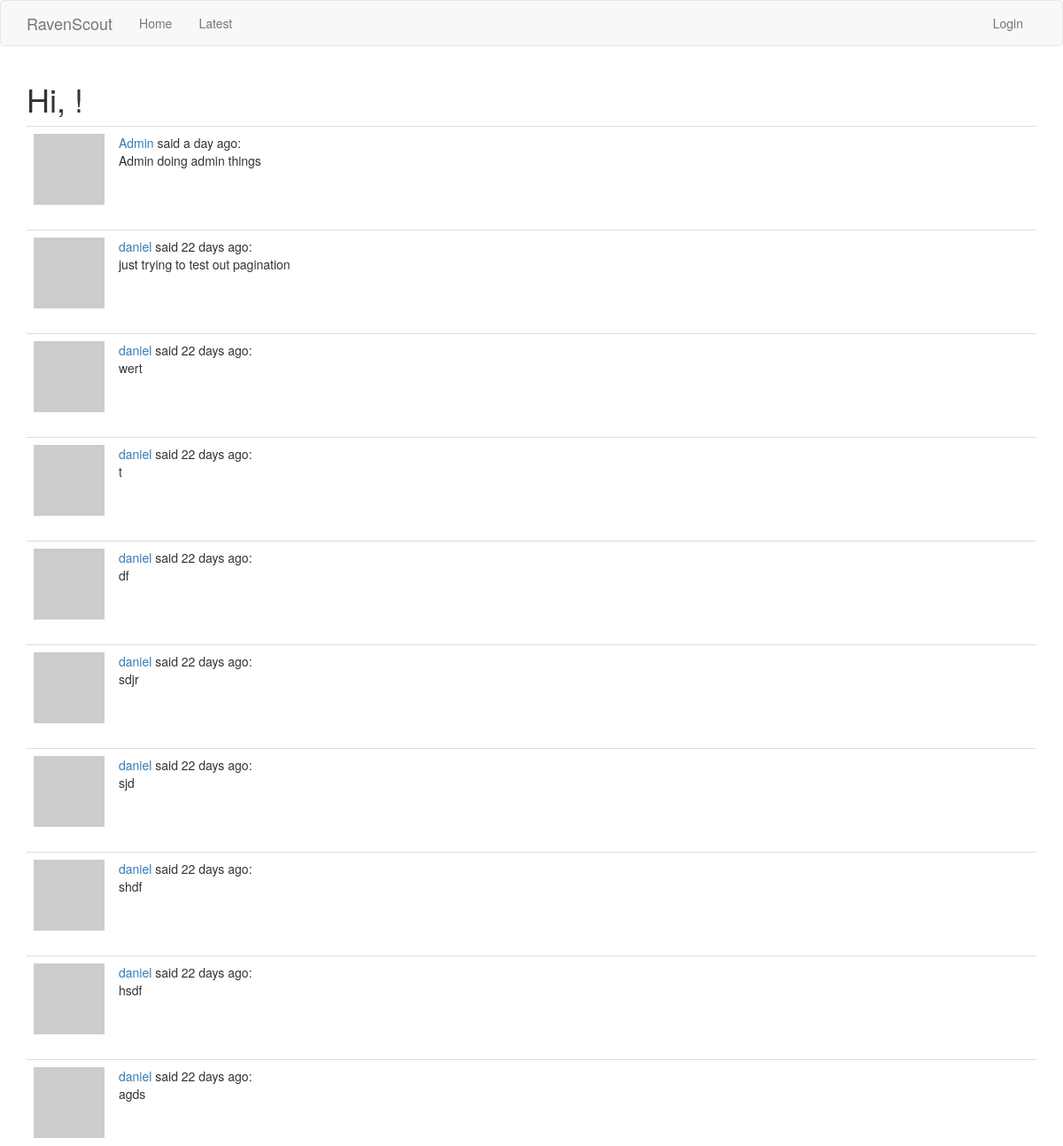
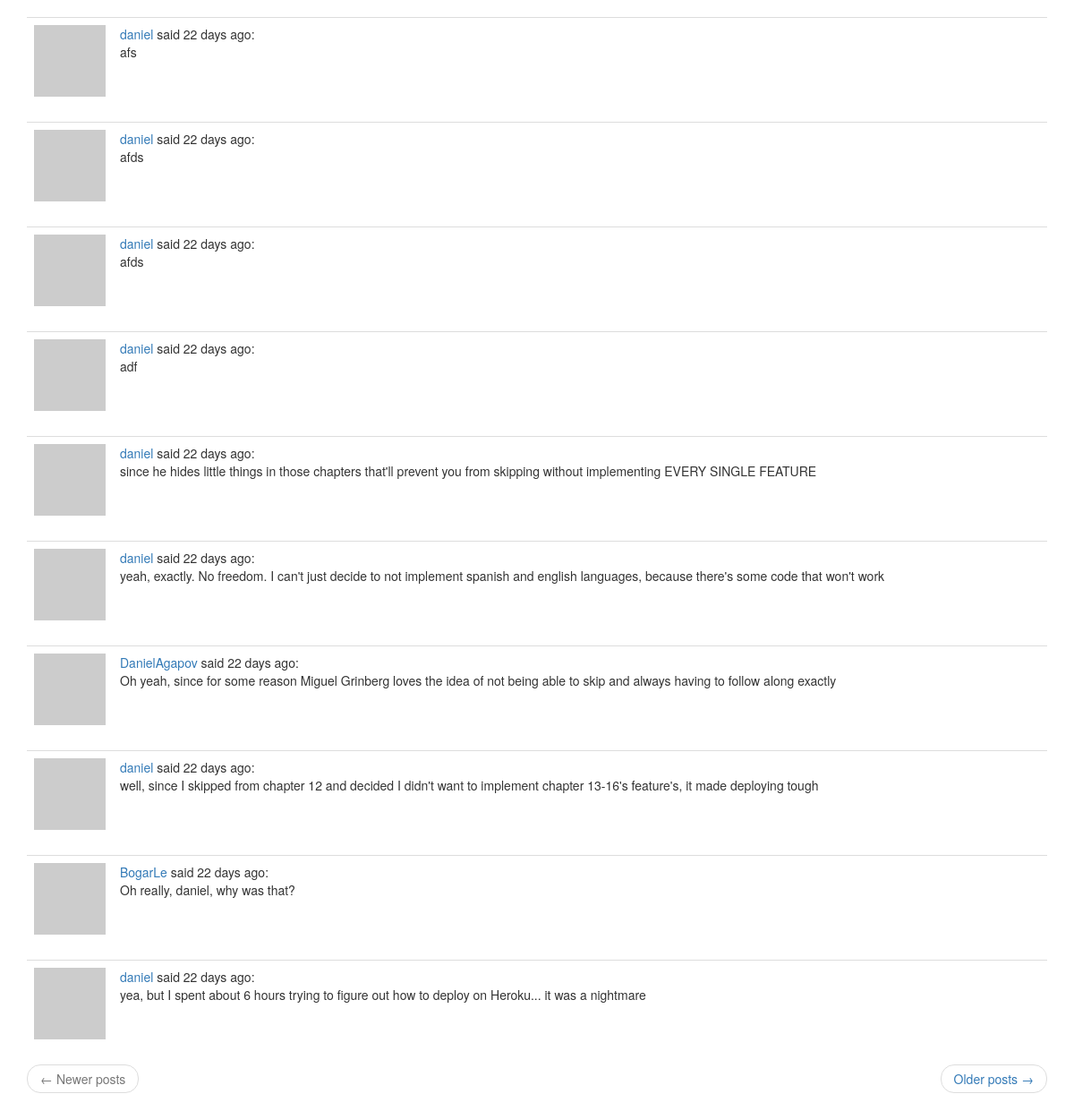
The app's page /latest with its own data (2 pictures, top to bottom).
### app/models.py (models this page shows, shortened)
class Post(db.Model):
    id = db.Column(db.Integer, primary_key=True)
    body = db.Column(db.String(140))
    timestamp = db.Column(db.DateTime, index=True, default=datetime.utcnow)
    user_id = db.Column(db.Integer, db.ForeignKey('user.id'))

class User(UserMixin, db.Model):
    id = db.Column(db.Integer, primary_key=True)
    username = db.Column(db.String(64), index=True, unique=True)
    email = db.Column(db.String(120), index=True, unique=True)
    password_hash = db.Column(db.String(128))
    posts = db.relationship('Post', backref='author', lazy='dynamic')
    about_me = db.Column(db.String(140))
    last_seen = db.Column(db.DateTime, default=datetime.utcnow)
    followed = db.relationship(
        'User', secondary=followers,
        primaryjoin=(followers.c.follower_id == id),
        secondaryjoin=(followers.c.followed_id == id),
        backref=db.backref('followers', lazy='dynamic'), lazy='dynamic')
    def avatar(self, size):
        digest = md5(self.email.lower().encode('utf-8')).hexdigest()
        return 'https://www.gravatar.com/avatar/{}?d=identicon&s={}'.format(
            digest, size)

### app/routes.py (the view)
@app.route('/latest')
def latest():
    page = request.args.get('page', 1, type=int)
    posts = Post.query.order_by(Post.timestamp.desc()).paginate(
        page, app.config['POSTS_PER_PAGE'], False)
    next_url = url_for('latest', page=posts.next_num) \
        if posts.has_next else None
    prev_url = url_for('latest', page=posts.prev_num) \
        if posts.has_prev else None
    return render_template("home.html", title='Latest |', posts=posts.items,
                          next_url=next_url, prev_url=prev_url)

### app/routes.py (called while the page is built)
@app.before_request
def before_request():
    if current_user.is_authenticated:
        current_user.last_seen = datetime.utcnow()
        db.session.commit()

### app/templates/home.html (shortened to what this page needs)
{% extends "base.html" %}
{% import 'bootstrap/wtf.html' as wtf %}
{% block app_content %}
    <h1>Hi, {{ current_user.username }}!</h1>
    {% for post in posts %}
        {% include '_post.html' %}
    {% endfor %}
    <nav aria-label="...">
        <ul class="pager">
            <li class="previous{% if not prev_url %} disabled{% endif %}">
                <a href="{{ prev_url or '#' }}">
                    <span aria-hidden="true">&larr;</span> Newer posts
                </a>
            </li>
            <li class="next{% if not next_url %} disabled{% endif %}">
                <a href="{{ next_url or '#' }}">
                    Older posts <span aria-hidden="true">&rarr;</span>
                </a>
            </li>
        </ul>
    </nav>
{% endblock %}

### app/templates/_post.html
<table class="table table-hover">
    <tr>
        <td width="70px">
            <a href="{{ url_for('user', username=post.author.username) }}">
                <img src="{{ post.author.avatar(70) }}" />
            </a>
        </td>
        <td>
            <a href="{{ url_for('user', username=post.author.username) }}">
                {{ post.author.username }}
            </a>
            said {{ moment(post.timestamp).fromNow() }}:
            <br>
            {{ post.body }}
        </td>
    </tr>
</table>

### records on screen
Post: author.username "Admin", timestamp "a day ago", body "Admin doing admin things"
Post: author.username "daniel", timestamp "22 days ago", body "just trying to test out pagination"
Post: author.username "daniel", timestamp "22 days ago", body "wert"
Post: author.username "daniel", timestamp "22 days ago", body "t"
Post: author.username "daniel", timestamp "22 days ago", body "df"
Post: author.username "daniel", timestamp "22 days ago", body "sdjr"
Post: author.username "daniel", timestamp "22 days ago", body "sjd"
Post: author.username "daniel", timestamp "22 days ago", body "shdf"
Post: author.username "daniel", timestamp "22 days ago", body "hsdf"
Post: author.username "daniel", timestamp "22 days ago", body "agds"
Post: author.username "daniel", timestamp "22 days ago", body "afs"
Post: author.username "daniel", timestamp "22 days ago", body "afds"
Post: author.username "daniel", timestamp "22 days ago", body "afds"
Post: author.username "daniel", timestamp "22 days ago", body "adf"
Post: author.username "daniel", timestamp "22 days ago", body "since he hides little things in those chapters that'll prevent you from skipping without implementing EVERY SINGLE FEATURE"
Post: author.username "daniel", timestamp "22 days ago", body "yeah, exactly. No freedom. I can't just decide to not implement spanish and english languages, because there's some code that won't work"
Post: author.username "DanielAgapov", timestamp "22 days ago", body "Oh yeah, since for some reason Miguel Grinberg loves the idea of not being able to skip and always having to follow along exactly"
Post: author.username "daniel", timestamp "22 days ago", body "well, since I skipped from chapter 12 and decided I didn't want to implement chapter 13-16's feature's, it made deploying tough"
Post: author.username "BogarLe", timestamp "22 days ago", body "Oh really, daniel, why was that?"
Post: author.username "daniel", timestamp "22 days ago", body "yea, but I spent about 6 hours trying to figure out how to deploy on Heroku... it was a nightmare"
